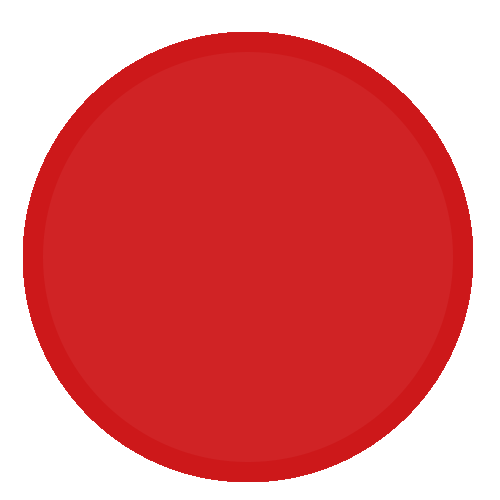
#> input picture figures/0_1_0_0.png, 500 x 500 px, given in place of 4_1_0_4.png, which was not available
$ python final_draw_cards.py
#> lines starting #> are read from the running program, lines starting #| are printed output that depends on the picture; pictures that were not available may be replaced by others from this repository, and a replacement may not be noted
from PIL import Image
from PIL import ImageDraw, ImageFont
import cards_list

ih = 1297
iw = 1925  # 1836
background_color = "#ffffff"


def draw_9(name):
    mim = Image.new('RGBA', (ih, iw), background_color)
    pim = Image.open(name)
    mim.paste(pim, (-2, 20), pim)
    mim.paste(pim, (-2, 575), pim)
    mim.paste(pim, (-2, 1115), pim)

    mim.paste(pim, (815, 20), pim)
    mim.paste(pim, (815, 575), pim)
    mim.paste(pim, (815, 1115), pim)

    mim.paste(pim, (408, 277), pim)
    mim.paste(pim, (408, 844), pim)
    mim.paste(pim, (408, 1350), pim)
    return mim


# [14 lines left out: function draw_8, not called in this run]


def draw_7(name):
    mim = Image.new('RGBA', (ih, iw), background_color)
    pim = Image.open(name)

    mim.paste(pim, (395, 5), pim)
    mim.paste(pim, (395, 675), pim)
    mim.paste(pim, (395, 1320), pim)

    mim.paste(pim, (40, 345), pim)
    mim.paste(pim, (40, 995), pim)

    mim.paste(pim, (770, 345), pim)
    mim.paste(pim, (770, 995), pim)
    return mim


def draw_6(name):
    mim = Image.new('RGBA', (ih, iw), background_color)
    pim = Image.open(name)

    mim.paste(pim, (50, 70), pim)
    mim.paste(pim, (745, 70), pim)

    mim.paste(pim, (400, 410), pim)
    mim.paste(pim, (400, 920), pim)

    mim.paste(pim, (50, 1270), pim)
    mim.paste(pim, (745, 1270), pim)
    return mim


# [44 lines left out: functions draw_5, draw_4, draw_3, draw_2, not called in this run]


def draw_2(name):
    mim = Image.new('RGBA', (ih, iw), background_color)
    pim = Image.open(name)

    mim.paste(pim, (400, 310), pim)
    mim.paste(pim, (400, 1075), pim)
    return mim


# [5 lines left out: function draw_1, not called in this run]


def draw_all(a, b, c, d, count):
    fname = f"figures\{a}_1_{c}_{d}.png"
    dict = {0: draw_1,
            1: draw_2,
            2: draw_3,
            3: draw_4,
            4: draw_5,
            5: draw_6,
            6: draw_7,
            7: draw_8,
            8: draw_9}
    f = dict[b];
    res = f(fname)

    draw = ImageDraw.Draw(res)
    font = ImageFont.truetype('Xolonium-Bold.otf', size=66)
    draw.text((40, 40), "№_" + str(count), font=font, fill='#000')
    draw.text((1000, 40), "№_" + str(count), font=font, fill='#000')

    res = res.rotate(-180, expand=True)
    draw = ImageDraw.Draw(res)
    draw.text((40, 40), "№_" + str(count), font=font, fill='#000')
    draw.text((1000, 40), "№_" + str(count), font=font, fill='#000')
    res = res.resize((1186, 1762))

    res.save(f"res\{a}_{b}_{c}_{d}.png", quality=100, subsampling=0)


# (a,b,c,d)
# какая фигура 0 уголник, 1 угольник и тд макс 7 уугольник 0..7 mod 8
# кол-во фигур на карточке от 1 до 9  0..8  mod 9
# цвет фигур от красного до фиолетового КОЖЗГСФ  0..6 mod 7
# тип закраски нет закраски, верт полосы, верт+гор, верт +гор+ 2 диагонали, полная закраска 0..5 mod 6
#    img.save(f"{x 6}_{z 8}_{clr 7}.png", quality=100, subsampling=0)
# типзакраски_угольник_цвет

# a = (a + 1) % 8
# b = (b + 1) % 9
# c = (c + 1) % 7
# d = (d + 1) % 6
def mf():
    main_ls = cards_list.main_ls
    count = 0
    for x in main_ls:
        draw_all(x[0], x[1], x[2], x[3], count + 1)
        count += 1
#> this loop made 4 passes
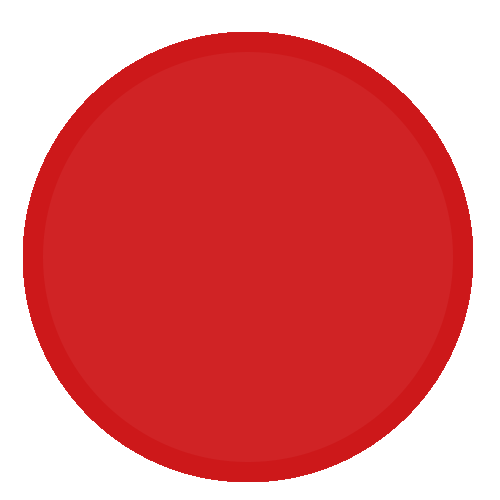
#> input picture figures/0_1_0_0.png, 500 x 500 px, given in place of 4_1_0_4.png, which was not available
#> pass 1, in draw_all, `res = f(fname)`:
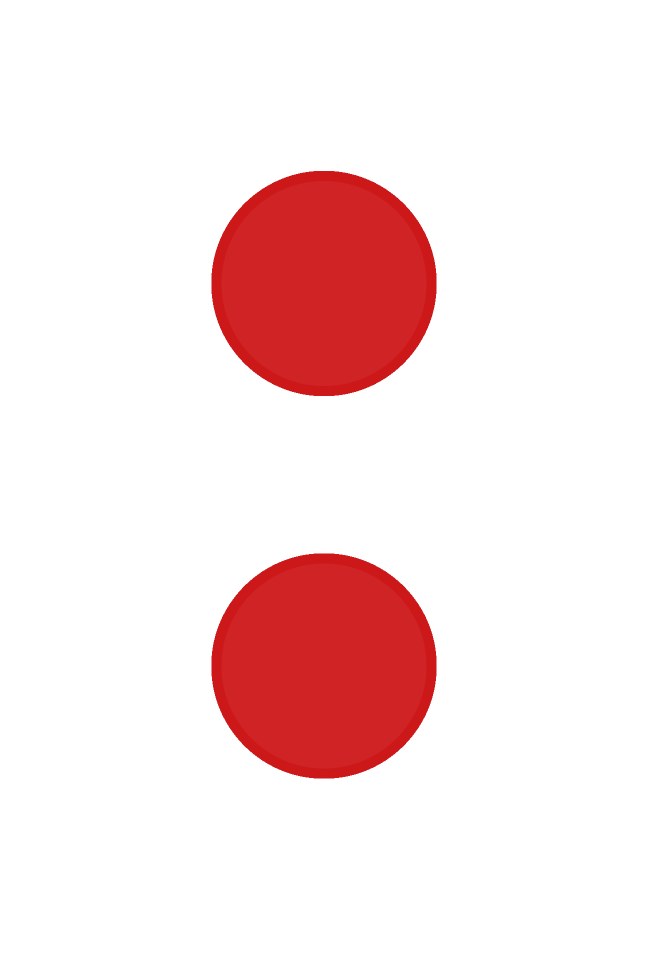
#> res: PIL image 1297x1925 RGBA (shown at 1/2 size); mean R, G, B, A 248.9, 226.6, 226.8, 255
#> pass 1, in draw_all, `res = res.rotate(-180, expand=True)`:
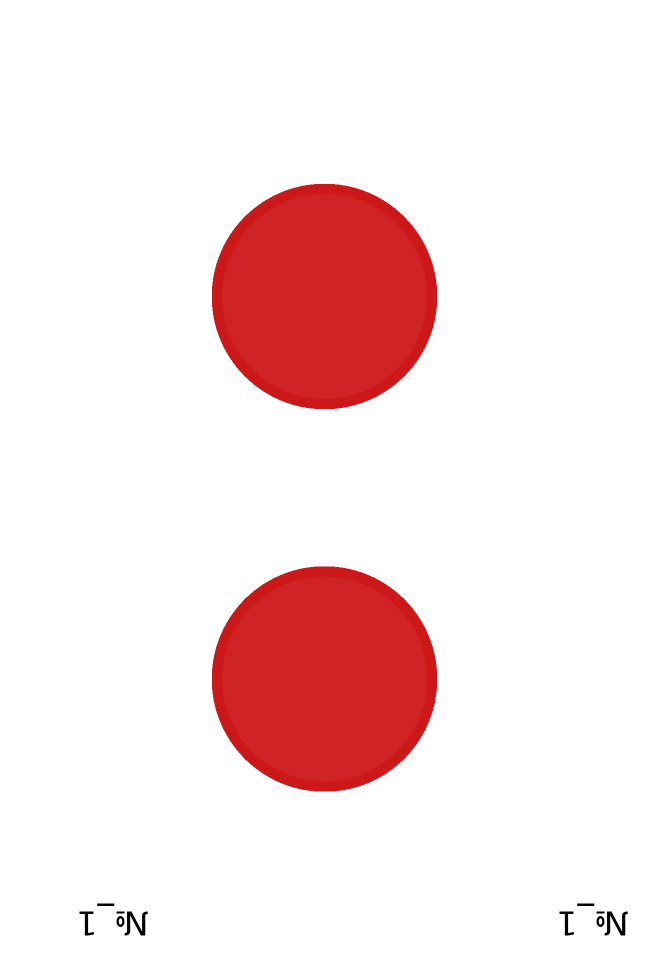
#> res: PIL image 1297x1925 RGBA (shown at 1/2 size); mean R, G, B, A 248.5, 226.2, 226.5, 255
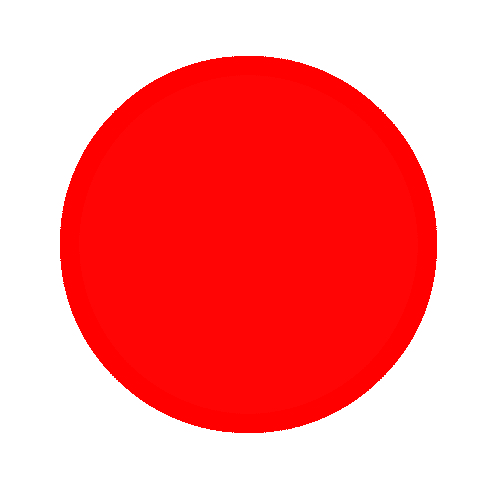
#> input picture figures/0_1_0_5.png, 500 x 500 px, given in place of 7_1_4_5.png, which was not available


#> (the run stopped early here; a loop or call above may not have finished)
